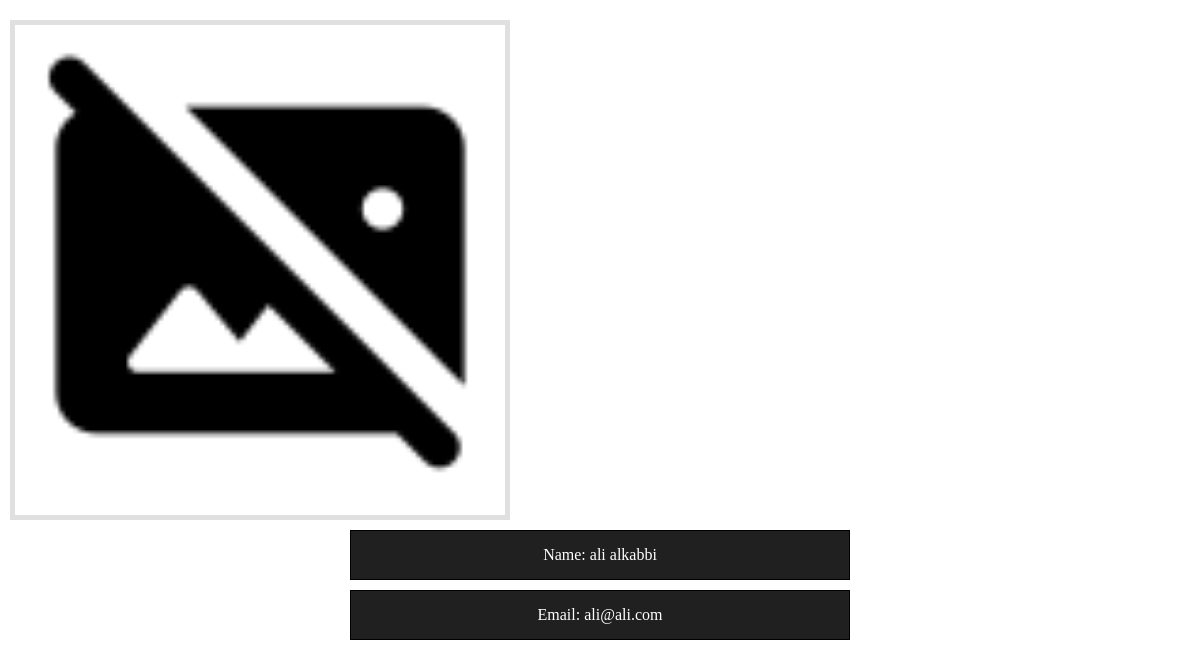
Before: /user.php?id=1 with the older database file.
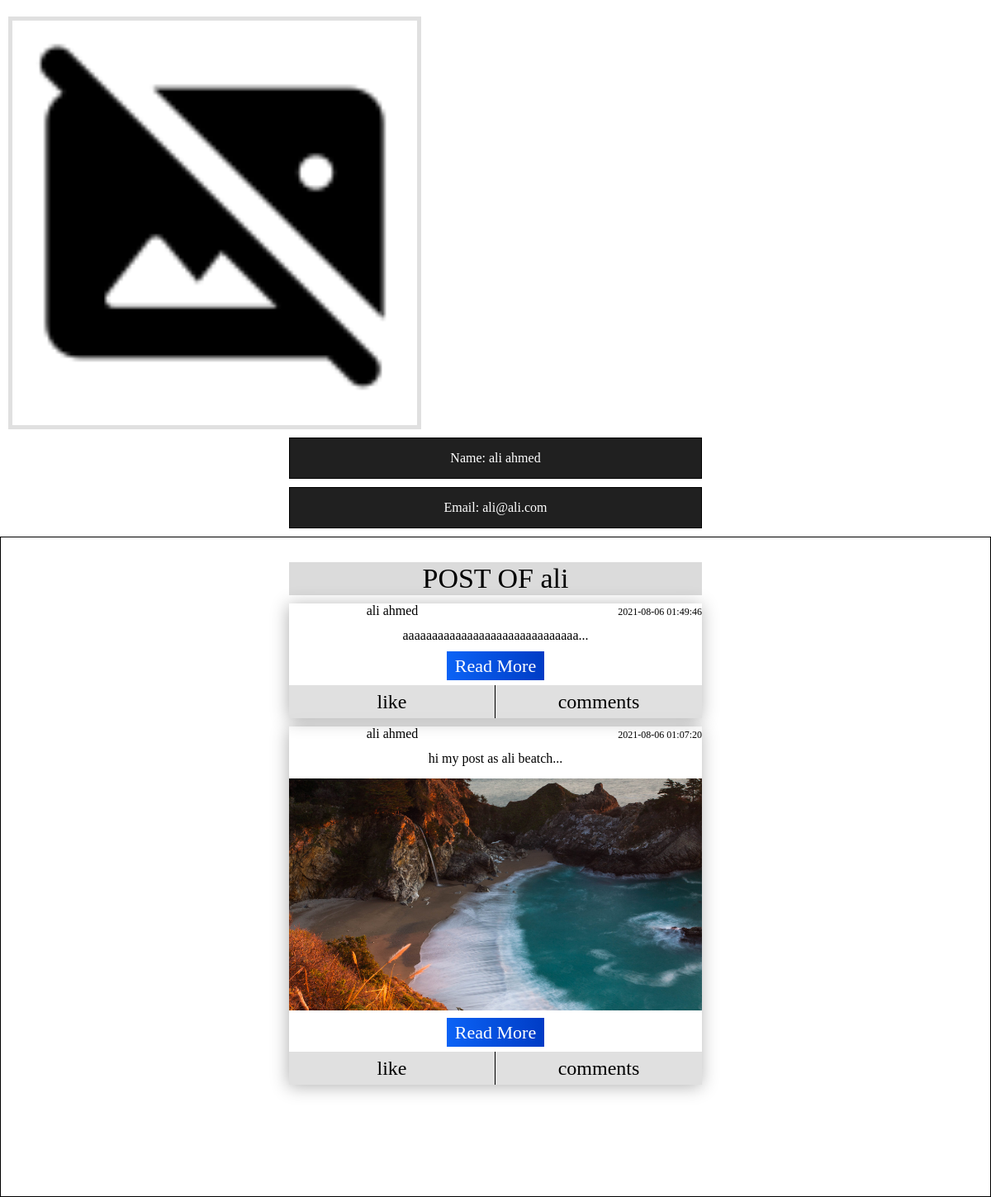
After: the same page with the newer database file.
### tables this page shows
CREATE TABLE `users` (
  `id` int(11) NOT NULL,
  `firstName` varchar(250) NOT NULL,
  `lastName` varchar(250) NOT NULL,
  `email` varchar(250) NOT NULL,
  `password` varchar(250) NOT NULL,
  `url_img` varchar(500) DEFAULT NULL
);

CREATE TABLE `posts` (
  `id_post` int(11) NOT NULL,
  `id_author` int(11) NOT NULL,
  `context` text,
  `date_post` datetime NOT NULL DEFAULT CURRENT_TIMESTAMP,
  `url_img` varchar(500) DEFAULT NULL
);

### user.php (the view, shortened to what this page needs)
<?php
include_once 'php/inc/config.php';
$id_user= $_GET['id'];
$sq_user=mysqli_query($conn,"SELECT * FROM users WHERE id={$id_user}");
if(mysqli_num_rows($sq_user) > 0 ){
    while($user = mysqli_fetch_object($sq_user)){
     $firstname= $user -> firstName;
     $lastname= $user -> lastName;
     $email= $user -> email;
     $url_img=$user -> url_img;
 }
   $posts= mysqli_query($conn,"SELECT * FROM posts  WHERE id_author= '{$id_user}' ORDER BY id_post DESC");
   $posts_data= mysqli_fetch_all($posts,MYSQLI_ASSOC);
}
?>
<!DOCTYPE html>
<html lang="en">
<head>
                 <link rel="stylesheet" href="../css/core.css">
                 <link rel="stylesheet" href="../css/user.css">
                 <link rel="stylesheet" href="../css/home.css">
                 <link rel="stylesheet" href="../css/sign-up.css">
</head>
<body>
    <div class="user-container">
    <div class="image">
    <img src="../php/image-user/<?php if($url_img != NULL){
        echo $url_img;
    }else{
        echo 'default.png';
    } ?>" alt="<?php echo $firstname.','.$lastname;?>">
    </div>
    <div class="info">
    <ul>
    <li>Name: <?php echo $firstname . ' '.$lastname?></li>
    <li>Email: <?php echo $email?></li>
    </ul>
    </div>
    <?php
    if(!empty($posts_data)){?>
    <div class="user-posts">
<div class="container-post">
<div class="title-post">
            <span>
                POST OF <?php echo $firstname?>
            </span>
        </div>
    <?php
        foreach ($posts_data as $post){?>
    <div class="post">
        <div class="post-header">
            <a  href='user/<?php echo $post['id_author'] ?>' class=author-name><?php
  $get_author= mysqli_query($conn,"SELECT * FROM users  WHERE id ={$post['id_author']}");
       if(mysqli_num_rows($get_author) > 0){
while($author = mysqli_fetch_object($get_author)){
   echo $author -> firstName.' '.$author -> lastName;
}
}
?> </a>
            <span class=date-post>
                <?php echo htmlspecialchars($post['date_post'])?>
            </span>
        </div>
        <section class=content-post>
            <?php
            if($post['context'] != null){?>
            <p> <?php echo  substr(htmlspecialchars($post['context']),0,30). '...'?>
            </p>
            <?php
            }
            ?>
            <?php
            if($post['url_img'] != null){
            ?>
            <div class="image-post">
            <img src="../php/image-post/<?php echo $post['url_img']?>" alt="">
            </div>
            <?php
            }
            ?>
            <a href="post/<?php echo $post['id_post']?>" class="readmore">Read More</a>
        </section>
        <div class="footer-post">
            <span class=like>like</span>
            <span class=comments>comments</span>
        </div>
    </div>
    <?php
}
?>
</div>
    </div>
    <?php
    }
    ?>
    </div>
</body>
</html>

Changed rows visible on the page:
changed users "ali": lastName "alkabbi" → "ahmed"; firstName (not shown) → "ali"
added posts: date_post "2021-08-06 01:49:46", context "aaaaaaaaaaaaaaaaaaaaaaaaaaaaaa", users (firstName "ali", lastName "ahmed")
added posts: date_post "2021-08-06 01:07:20", context "hi my post as ali beatch", url_img (picture), users (firstName "ali", lastName "ahmed")
Other visible differences:
text now shown: "POST OF"
